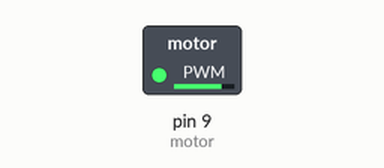
Simulated run of this sketch. Board: Arduino Uno, built with avr-gcc and run on an emulated ATmega328P. Shown: switched loads named in the sketch (green lamp = pin HIGH).

Above: at 0.05 s.
At 3.0 s:
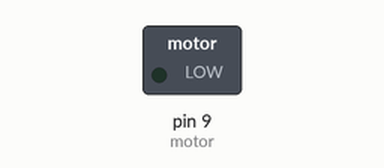
Timing chart, 0 to 5.2 s (numbered marks = the images above):
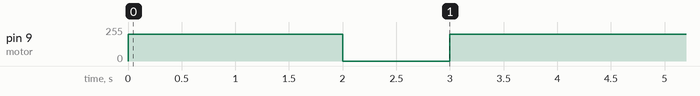

Measured:
- by itself, pin 9 (motor): repeats every 4.0 s: 0/255 1.0 s, 200/255 3.0 s

The sketch:

MotorWTransistor.ino
```cpp
const int motor = 9;


void setup() {
  pinMode(motor,OUTPUT);
}

void loop() {
analogWrite(motor, 200);
delay(2000);

analogWrite(motor, 0);
delay(1000);

analogWrite(motor, 200);
delay(1000);

}
```
